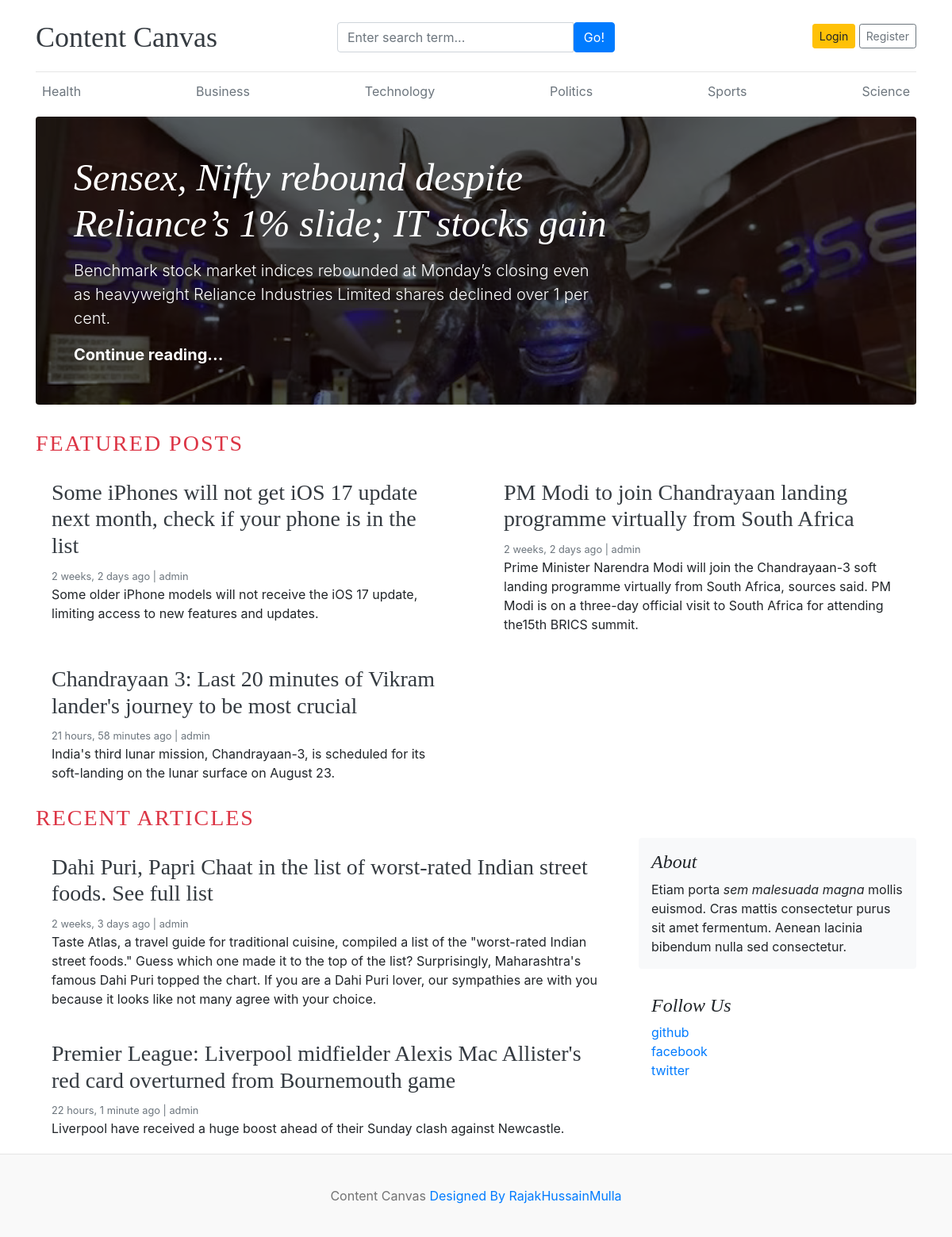
The page / on the database its author committed.
### blog/models.py (models this page shows, shortened)
class Category(models.Model):
    category_name=models.CharField(max_length=50,unique=True)
    created_at=models.DateTimeField(auto_now_add=True)
    updated_at=models.DateTimeField(auto_now=True)
    class Meta:
        verbose_name_plural='categories'

class Blog(models.Model):
    title=models.CharField(max_length=100)
    slug=models.SlugField(max_length=100)
    category=models.ForeignKey(Category,on_delete=models.CASCADE)
    author=models.ForeignKey(User,on_delete=models.CASCADE)
    featured_image=models.ImageField(upload_to='uploads/%y/%m/%d')
    short_description=models.TextField(max_length=500,default=None)
    blog_body=models.TextField(max_length=2000)
    status=models.CharField(max_length=20,choices=STATUS_CHOICES,default="Draft")
    is_featured=models.BooleanField(default=True)
    created_at=models.DateTimeField(auto_now_add=True)
    updated_at=models.DateTimeField(auto_now=True)

### social/models.py (models this page shows, shortened)
class SocialLink(models.Model):
    platform=models.CharField(max_length=25)
    link=models.URLField(max_length=100)
    created_at=models.DateTimeField(auto_now_add=True)
    updated_at=models.DateTimeField(auto_now=True)

### contentcanvas/views.py (the view)
# urls.py: 2. Add a URL to urlpatterns:  path('', views.home, name='home')
def home(request):
    featured_posts=Blog.objects.filter(is_featured=True,status='Published').order_by('updated_at')
    posts=Blog.objects.filter(is_featured=False,status='Published')
    context={
        'featured_posts':featured_posts,
        'posts':posts
    }
    return render(request,'home.html',context)

### blog/context_processors.py (called while the page is built)
def get_categories(request):
    categories=Category.objects.all()
    return dict(categories=categories)

def get_social_links(request):
    social_links=SocialLink.objects.all()
    return dict(social_links=social_links)

### templates/home.html
{% extends "base.html" %}
{% block content %}
{% for post in featured_posts  %}
{% if forloop.first %}
<div class="jumbotron p-3 p-md-5 text-white rounded bg-dark" style="background-image: url({{post.featured_image.url}});background-blend-mode: overlay;background-size:cover;">
    <div class="col-md-8 px-0">
      <h1 class="display-4 font-italic">{{post.title}}</h1>
      <p class="lead my-3">{{post.short_description}}</p>
      <p class="lead mb-0"><a href="{% url 'blogs' post.slug %}" class="text-white font-weight-bold">Continue reading...</a></p>
    </div>
  </div>
  {% endif %}
  {% endfor %}
  <h3 class="text-uppercase text-danger" style="letter-spacing:2px;">Featured Posts</h3>
  <div class="row mb-2">
    {% for post in featured_posts  %}
    {% if not forloop.first %}
    <div class="col-md-6">
      <div class="card border-0" >
        <div class="card-body">
          <h3><a href="{% url 'blogs' post.slug %}" class="text-dark">{{post.title}}</a></h3>
          <small class="mb-1 text-muted">{{post.created_at | timesince}} ago | {{post.author}}</small>
          <p class="card-text">{{post.short_description}}</p>
        </div>
      </div>
    </div>
    {% endif %}
    {% endfor %}
  </div>
  <h3 class="text-uppercase text-danger" style="letter-spacing:2px;">Recent Articles</h3>
  <main role="main" class="container p-0">
    <div class="row">
      <div class="col-md-8 blog-main">
        {% for post in posts %}
        <div class="card border-0" >
          <div class="card-body">
            <h3><a href="{% url 'blogs' post.slug %}" class="text-dark">{{post.title}}</a></h3>
            <small class="mb-1 text-muted">{{post.created_at | timesince}} ago | {{post.author}}</small>
            <p class="card-text">{{post.short_description}}</p>
          </div>
        </div>
        {% endfor %}
      </div>
      <aside class="col-md-4 blog-sidebar">
        <div class="p-3 mb-3 bg-light rounded">
          <h4 class="font-italic">About</h4>
          <p class="mb-0">Etiam porta <em>sem malesuada magna</em> mollis euismod. Cras mattis consectetur purus sit amet fermentum. Aenean lacinia bibendum nulla sed consectetur.</p>
        </div>
        {% if social_links %}
        <div class="p-3">
          <h4 class="font-italic">Follow Us</h4>
          <ol class="list-unstyled">
            {% for i in social_links %}
            <li><a href="{{i.link}}" target="_blank">{{i.platform}}</a></li>
            {% endfor %}
          </ol>
        </div>
        {% endif %}
      </aside>
    </div>
  </main>
</div>
{% endblock  %}

### templates/base.html (shortened to what this page needs)
{% load static %}
<!DOCTYPE html>
<html lang="en">
<head>
    <link href="https://getbootstrap.com/docs/4.0/dist/css/bootstrap.min.css" rel="stylesheet">
    <link href="{% static 'css/cc.css' %}" rel="stylesheet">
    <link rel="stylesheet" href="https://cdnjs.cloudflare.com/ajax/libs/font-awesome/4.7.0/css/font-awesome.min.css">
  </head>
<body>
    <div class="container">
      <header class="blog-header py-3">
        <div class="row flex-nowrap justify-content-between align-items-center">
          <div class="col-4 pt-1">
            <a class="blog-header-logo text-dark" href="/">Content Canvas</a>
          </div>
          <div class="col-4 pt-1">
                <form action={% url "search" %} method="GET">
                <div class="input-group">
                    <input class="form-control" type="text" name="keyword" value="{{keyword}}" placeholder="Enter search term..." aria-label="Enter search term..." aria-describedby="button-search" />
                    <button type="submit" class="btn btn-primary" id="button-search" type="button">Go!</button>
                </div>
              </form>
          </div>
          {% if not user.is_authenticated %}
          <div class="col-4 d-flex justify-content-end align-items-center">
            <a class="btn btn-sm btn-warning" href="{% url 'login' %}">Login</a> &nbsp;
            <a class="btn btn-sm btn-outline-secondary" href="{% url 'register' %}">Register</a>
          </div>
          {% else %}
          <span><a href="{% url 'dashboard' %}">Dashboard</a> <span>
          <span><a href="{% url 'logout' %}"> Logout</a></span>
          {% endif %}
        </div>
      </header>
      <div class="nav-scroller py-1 mb-2">
        <nav class="nav d-flex justify-content-between">
          {% for cat in categories %}
          <a class="p-2 text-muted" href="{% url 'posts_by_category' cat.id %}">{{cat.category_name}}</a>
          {% endfor %}
        </nav>
      </div>
{% block content %}
{% endblock  %}
<footer class="blog-footer">
    <p>Content Canvas  <a href="#">Designed By RajakHussainMulla</a></p>
  </footer>
  </body>
  </html>

### contentcanvas/static/css/cc.css (style rules this page uses)
.blog-header { border-bottom: 1px solid #e5e5e5; }
.blog-header-logo { font-family: "Playfair Display", Georgia, "Times New Roman", serif; font-size: 2.25rem; }
h1, h2, h3, h4, h5, h6 { font-family: "Playfair Display", Georgia, "Times New Roman", serif; }
.display-4 { font-size: 2.5rem; }
@media (min-width: 768px) { .display-4 { font-size: 3rem; } }
.blog-footer { padding: 2.5rem 0; color: #727272; text-align: center; background-color: #f9f9f9; border-top: .05rem solid #e5e5e5; }
.blog-footer p:last-child { margin-bottom: 0; }

### rows shown on the page
Category: category_name "Health"
Category: category_name "Business"
Category: category_name "Technology"
Category: category_name "Politics"
Category: category_name "Sports"
Category: category_name "Science"
Blog: featured_image (picture), title "Sensex, Nifty rebound despite Reliance’s 1% slide; IT stocks gain", short_description "Benchmark stock market indices rebounded at Monday’s closing even as heavyweight Reliance Industries Limited shares declined over 1 per cent."
Blog: title "Some iPhones will not get iOS 17 update next month, check if your phone is in the list", created_at "2 weeks, 2 days", author "admin", short_description "Some older iPhone models will not receive the iOS 17 update, limiting access to new features and updates."
Blog: title "PM Modi to join Chandrayaan landing programme virtually from South Africa", created_at "2 weeks, 2 days", author "admin", short_description "Prime Minister Narendra Modi will join the Chandrayaan-3 soft landing programme virtually from South Africa, sources said. PM Modi is on a three-day official visit to South Africa for attending the15th BRICS summit."
Blog: title "Chandrayaan 3: Last 20 minutes of Vikram lander's journey to be most crucial", created_at "21 hours, 58 minutes", author "admin", short_description "India's third lunar mission, Chandrayaan-3, is scheduled for its soft-landing on the lunar surface on August 23."
Blog: title "Dahi Puri, Papri Chaat in the list of worst-rated Indian street foods. See full list", created_at "2 weeks, 3 days", author "admin", short_description "Taste Atlas, a travel guide for traditional cuisine, compiled a list of the \"worst-rated Indian street foods.\" Guess which one made it to the top of the list? Surprisingly, Maharashtra's famous Dahi Puri topped the chart. If you are a Dahi Puri lover, our sympathies are with you because it looks like not many agree with your choice."
Blog: title "Premier League: Liverpool midfielder Alexis Mac Allister's red card overturned from Bournemouth game", created_at "22 hours, 1 minute", author "admin", short_description "Liverpool have received a huge boost ahead of their Sunday clash against Newcastle."
SocialLink: platform "github"
SocialLink: platform "facebook"
SocialLink: platform "twitter"
